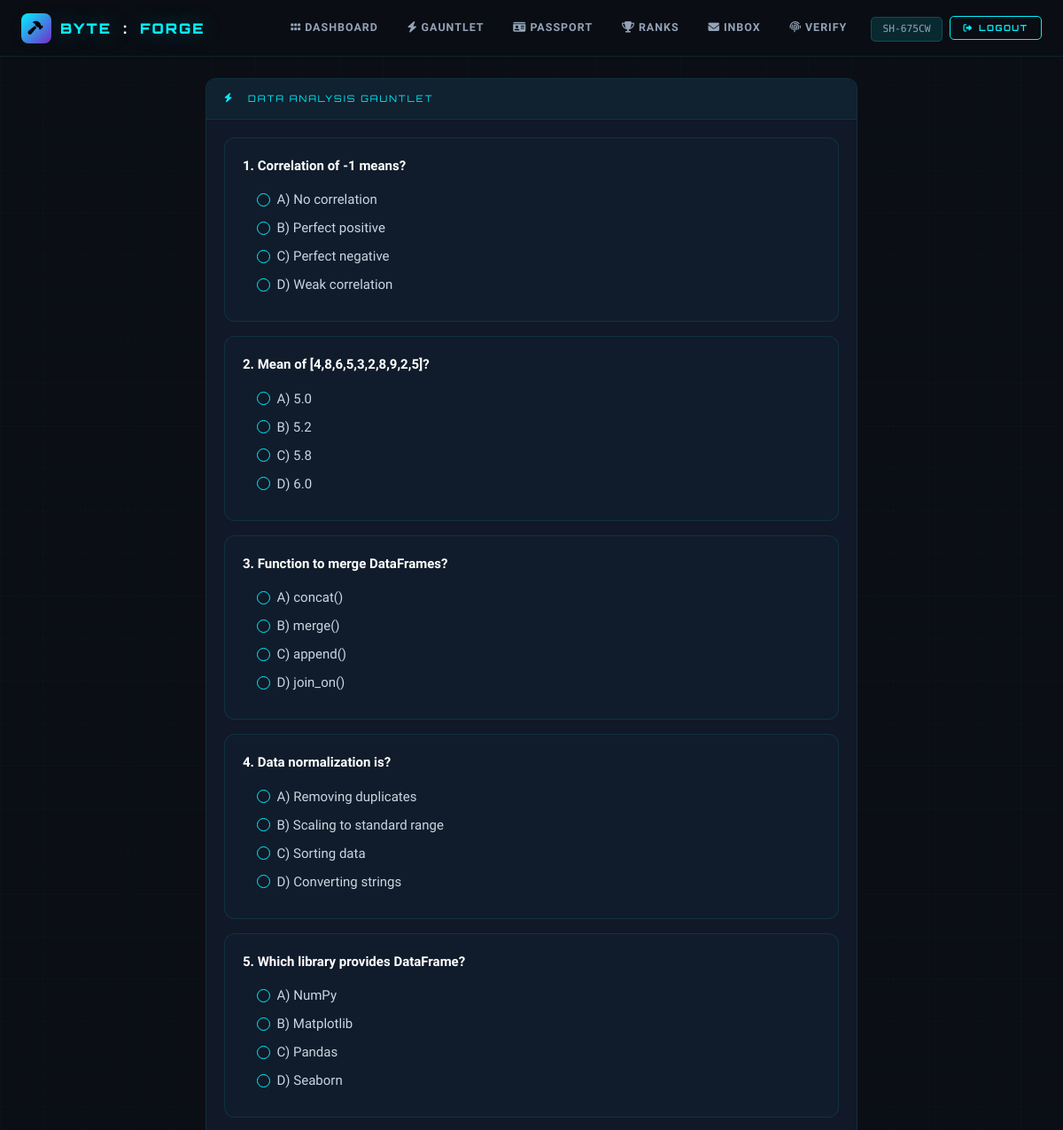
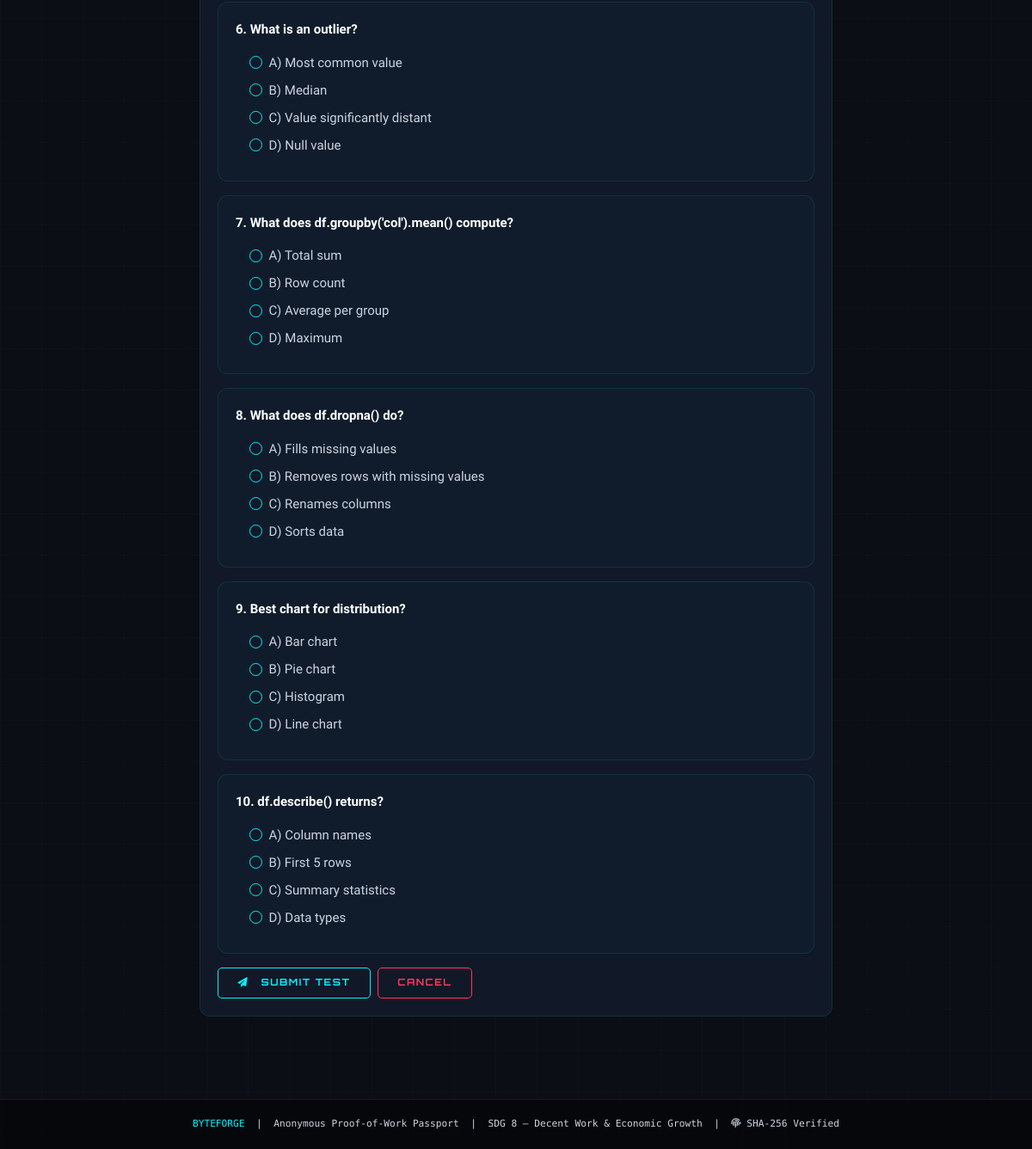
Screenshot of /worker/test/2 (signed in) with the database file from the repository (2 pictures, top to bottom).
### models.py (models this page shows, shortened)
class User(UserMixin, db.Model):
    __tablename__ = 'users'
    id = db.Column(db.Integer, primary_key=True)
    name = db.Column(db.String(120), nullable=False)
    email = db.Column(db.String(120), unique=True, nullable=False, index=True)
    password_hash = db.Column(db.String(256), nullable=False)
    role = db.Column(db.String(20), nullable=False, default='worker', index=True)
    anonymous_id = db.Column(db.String(20), unique=True, nullable=True, index=True)
    shadow_score = db.Column(db.Float, default=0.0)
    trust_score = db.Column(db.Float, default=0.0)
    bio = db.Column(db.Text, nullable=True)
    location = db.Column(db.String(120), nullable=True)
    created_at = db.Column(db.DateTime, default=datetime.utcnow, index=True)
    verified_skills = db.relationship('VerifiedSkill', backref='worker', lazy=True, cascade='all, delete-orphan')
    shortlisted_by = db.relationship('Shortlist', foreign_keys='Shortlist.worker_id', backref='worker', lazy=True, cascade='all, delete-orphan')
    shortlisted = db.relationship('Shortlist', foreign_keys='Shortlist.employer_id', backref='employer', lazy=True, cascade='all, delete-orphan')
    sent_messages = db.relationship('Message', foreign_keys='Message.sender_id', backref='sender', lazy=True)
    received_messages = db.relationship('Message', foreign_keys='Message.receiver_id', backref='receiver', lazy=True)

class Skill(db.Model):
    __tablename__ = 'skills'
    id = db.Column(db.Integer, primary_key=True)
    name = db.Column(db.String(120), nullable=False, unique=True)
    category = db.Column(db.String(80), nullable=False, index=True)
    icon = db.Column(db.String(40), nullable=True, default='fa-code')
    questions = db.relationship('Question', backref='skill', lazy=True, cascade='all, delete-orphan')
    verified_skills = db.relationship('VerifiedSkill', backref='skill', lazy=True)

class Question(db.Model):
    __tablename__ = 'questions'
    id = db.Column(db.Integer, primary_key=True)
    skill_id = db.Column(db.Integer, db.ForeignKey('skills.id'), nullable=False, index=True)
    question_text = db.Column(db.Text, nullable=False)
    option_a = db.Column(db.String(400), nullable=False)
    option_b = db.Column(db.String(400), nullable=False)
    option_c = db.Column(db.String(400), nullable=False)
    option_d = db.Column(db.String(400), nullable=False)
    correct_answer = db.Column(db.String(1), nullable=False)

### routes/worker.py (the view)
@worker_bp.route('/test/<int:skill_id>')
@login_required
@worker_required
def gauntlet_test(skill_id):
    skill = Skill.query.get_or_404(skill_id)
    if VerifiedSkill.query.filter_by(user_id=current_user.id, skill_id=skill_id).first():
        flash('You already have a verified certificate for this skill.', 'warning')
        return redirect(url_for('worker.skill_selection'))
    all_qs = Question.query.filter_by(skill_id=skill_id).all()
    if not all_qs:
        flash('No questions available for this skill yet.', 'warning')
        return redirect(url_for('worker.skill_selection'))
    selected = random.sample(all_qs, min(10, len(all_qs)))
    session[f'test_qs_{skill_id}'] = [q.id for q in selected]
    session[f'test_start_{skill_id}'] = datetime.utcnow().isoformat()
    return render_template('gauntlet_test.html', skill=skill, questions=selected)

### routes/worker.py (called while the page is built)
def worker_required(f):
    @wraps(f)
    def decorated(*args, **kwargs):
        if not current_user.is_authenticated or current_user.role != 'worker':
            flash('Worker access required.', 'danger')
            return redirect(url_for('auth.worker_login'))
        return f(*args, **kwargs)
    return decorated

### templates/gauntlet_test.html (shortened to what this page needs)
{% extends "base.html" %}
{% block content %}
<div class="row">
    <div class="col-lg-8 mx-auto">
        <div class="card">
            <div class="card-header">
                <i class="fas fa-bolt me-2"></i>{{ skill.name }} GAUNTLET
            </div>
            <div class="card-body">
                <form method="POST" action="/worker/test/{{ skill.id }}/submit" id="testForm">
                    {% for q in questions %}
                    <div class="card mb-3" style="background: rgba(0,242,255,.02);">
                        <div class="card-body">
                            <p class="mb-3"><strong style="color: #ffffff;">{{ loop.index }}. {{ q.question_text }}</strong></p>
                            <div class="ms-3">
                                <div class="form-check mb-2">
                                    <input class="form-check-input" type="radio" name="q_{{ q.id }}" value="A" id="q{{ q.id }}a" style="background-color: var(--bg3); border-color: var(--cyan);">
                                    <label class="form-check-label" for="q{{ q.id }}a" style="color: #cbd5e1;">A) {{ q.option_a }}</label>
                                </div>
                                <div class="form-check mb-2">
                                    <input class="form-check-input" type="radio" name="q_{{ q.id }}" value="B" id="q{{ q.id }}b" style="background-color: var(--bg3); border-color: var(--cyan);">
                                    <label class="form-check-label" for="q{{ q.id }}b" style="color: #cbd5e1;">B) {{ q.option_b }}</label>
                                </div>
                                <div class="form-check mb-2">
                                    <input class="form-check-input" type="radio" name="q_{{ q.id }}" value="C" id="q{{ q.id }}c" style="background-color: var(--bg3); border-color: var(--cyan);">
                                    <label class="form-check-label" for="q{{ q.id }}c" style="color: #cbd5e1;">C) {{ q.option_c }}</label>
                                </div>
                                <div class="form-check mb-2">
                                    <input class="form-check-input" type="radio" name="q_{{ q.id }}" value="D" id="q{{ q.id }}d" style="background-color: var(--bg3); border-color: var(--cyan);">
                                    <label class="form-check-label" for="q{{ q.id }}d" style="color: #cbd5e1;">D) {{ q.option_d }}</label>
                                </div>
                            </div>
                        </div>
                    </div>
                    {% endfor %}
                    <div class="d-flex gap-2">
                        <button type="submit" class="btn-c">
                            <i class="fas fa-paper-plane me-2"></i>Submit Test
                        </button>
                        <a href="/worker/skills" class="btn-cd">Cancel</a>
                    </div>
                </form>
            </div>
        </div>
    </div>
</div>
{% endblock %}

### templates/base.html (shortened to what this page needs)
<!DOCTYPE html>
<html lang="en">
<head>
  <link href="https://cdn.jsdelivr.net/npm/bootstrap@5.3.3/dist/css/bootstrap.min.css" rel="stylesheet"/>
  <link href="https://cdnjs.cloudflare.com/ajax/libs/font-awesome/6.5.0/css/all.min.css" rel="stylesheet"/>
</head>
<body>
<nav class="navbar navbar-expand-lg">
  <div class="container-fluid px-3 px-lg-4">
    <a class="navbar-brand" href="/">
      <div class="brand-shield"><i class="fas fa-hammer"></i></div>
      BYTE<span style="color:#fff;margin:0 3px">:</span>FORGE
    </a>
    <div class="collapse navbar-collapse" id="navMain">
      <ul class="navbar-nav ms-auto align-items-center gap-1 py-2 py-lg-0">
        {% if current_user.is_authenticated %}
          {% if current_user.role == 'worker' %}
            <li class="nav-item"><a class="nav-link" href="/worker/dashboard"><i class="fas fa-grip-horizontal me-1"></i>Dashboard</a></li>
            <li class="nav-item"><a class="nav-link" href="/worker/skills"><i class="fas fa-bolt me-1"></i>Gauntlet</a></li>
            <li class="nav-item"><a class="nav-link" href="/worker/passport"><i class="fas fa-id-card me-1"></i>Passport</a></li>
            <li class="nav-item"><a class="nav-link" href="/worker/leaderboard"><i class="fas fa-trophy me-1"></i>Ranks</a></li>
            <li class="nav-item"><a class="nav-link" href="/worker/inbox"><i class="fas fa-envelope me-1"></i>Inbox</a></li>
          {% endif %}
          <li class="nav-item"><a class="nav-link" href="/verify"><i class="fas fa-fingerprint me-1"></i>Verify</a></li>
          <li class="nav-item ms-2">
            <span style="font-family:var(--M);font-size:.7rem;color:var(--muted);padding:.4rem .8rem;background:var(--cyan-dim);border:1px solid var(--border2);border-radius:5px;">
              {{ current_user.anonymous_id or current_user.name[:12] }}
            </span>
          </li>
          <li class="nav-item ms-1">
            <a class="btn-c" href="/logout" style="padding:.35rem .9rem; font-size:.6rem;"><i class="fas fa-sign-out-alt"></i> Logout</a>
          </li>
        {% endif %}
      </ul>
    </div>
  </div>
</nav>
<main class="container py-4">
{% block content %}{% endblock %}
</main>
<footer>
  <div class="container">
    <span class="text-c">BYTEFORGE</span> &nbsp;|&nbsp;
    Anonymous Proof-of-Work Passport &nbsp;|&nbsp;
    SDG 8 — Decent Work &amp; Economic Growth &nbsp;|&nbsp;
    <i class="fas fa-fingerprint"></i> SHA-256 Verified
  </div>
</footer>
</body>
</html>

### templates/base.html (style rules this page uses)
:root { --bg: #0b0e14; --bg2: #0f1520; --bg3: #111827; --bg4: #151f30; --cyan: #00f2ff; --cyan-dim: rgba(0,242,255,.12); --cyan-glow: 0 0 24px rgba(0,242,255,.35); --pink: #ff006e; --pink-dim: rgba(255,0,110,.12); --pink-glow: 0 0 24px rgba(255,0,110,.35); --purple: #7928ca; --green: #00ff9d; --yellow: #ffd60a; --red: #ff3860; --text: #e2e8f0; --muted: #94a3b8; --border: rgba(0,242,255,.10); --border2: rgba(0,242,255,.20); --F: 'Orbitron', monospace; --M: 'Share Tech Mono', monospace; --B: 'Rajdhani', sans-serif; }
* { box-sizing: border-box; margin: 0; padding: 0; }
html { scroll-behavior: smooth; }
body { background: var(--bg); color: var(--text); font-family: var(--B); font-size: 15px; min-height: 100vh; overflow-x: hidden; }
body::before { content: ''; position: fixed; inset: 0; z-index: 0; pointer-events: none; background-image: linear-gradient(rgba(0,242,255,.025) 1px, transparent 1px), linear-gradient(90deg, rgba(0,242,255,.025) 1px, transparent 1px); background-size: 48px 48px; }
main { position: relative; z-index: 1; }
.navbar { background: rgba(11,14,20,.97) !important; border-bottom: 1px solid var(--border); backdrop-filter: blur(20px); padding: .6rem 0; position: sticky; top: 0; z-index: 1000; }
.navbar-brand { font-family: var(--F); font-weight: 900; font-size: 1rem; color: var(--cyan) !important; letter-spacing: 2px; text-shadow: var(--cyan-glow); display: flex; align-items: center; gap: 10px; }
.brand-shield { width: 34px; height: 34px; border-radius: 8px; background: linear-gradient(135deg, var(--cyan), var(--purple)); display: flex; align-items: center; justify-content: center; color: #000; font-size: .95rem; }
.nav-link { font-family: var(--B); font-weight: 600; font-size: .78rem; letter-spacing: 1px; text-transform: uppercase; color: var(--muted) !important; padding: .45rem .9rem !important; border-radius: 5px; transition: color .2s, background .2s; }
.card { background: var(--bg3); border: 1px solid var(--border); border-radius: 12px; transition: border-color .3s, box-shadow .3s; margin-bottom: 1.5rem; }
.card-header { background: rgba(0,242,255,.04); border-bottom: 1px solid var(--border); padding: .9rem 1.25rem; border-radius: 12px 12px 0 0 !important; font-family: var(--F); font-size: .65rem; letter-spacing: 2px; color: var(--cyan); display: flex; align-items: center; gap: .5rem; text-transform: uppercase; }
.card-body { padding: 1.25rem; }
.btn-c, .btn-cp, .btn-cd, .btn-cs { display: inline-flex; align-items: center; gap: .4rem; font-family: var(--F); font-size: .7rem; font-weight: 700; letter-spacing: 1.5px; text-transform: uppercase; padding: .55rem 1.4rem; border-radius: 5px; border: 1px solid; cursor: pointer; text-decoration: none; transition: all .25s; white-space: nowrap; background: transparent; }
.btn-c { border-color: var(--cyan); color: var(--cyan); }
.btn-cd { border-color: var(--red); color: var(--red); }
.text-c { color: var(--cyan) !important; }
p, li, span, div { color: #cbd5e1; }
strong, b, h1, h2, h3, h4, h5, h6 { color: #ffffff !important; }
footer { position: relative; z-index: 1; background: rgba(0,0,0,.5); border-top: 1px solid var(--border); padding: 1.25rem 0; text-align: center; font-family: var(--M); font-size: .7rem; color: var(--muted); margin-top: 3rem; }

### rows the page displays
User: anonymous "SH-675CW"
Skill: name "DATA ANALYSIS"
Question: question_text "Correlation of -1 means?", option_a "No correlation", option_b "Perfect positive", option_c "Perfect negative", option_d "Weak correlation"
Question: question_text "Mean of [4,8,6,5,3,2,8,9,2,5]?", option_a "5.0", option_b "5.2", option_c "5.8", option_d "6.0"
Question: question_text "Function to merge DataFrames?", option_a "concat()", option_b "merge()", option_c "append()", option_d "join_on()"
Question: question_text "Data normalization is?", option_a "Removing duplicates", option_b "Scaling to standard range", option_c "Sorting data", option_d "Converting strings"
Question: question_text "Which library provides DataFrame?", option_a "NumPy", option_b "Matplotlib", option_c "Pandas", option_d "Seaborn"
Question: question_text "What is an outlier?", option_a "Most common value", option_b "Median", option_c "Value significantly distant", option_d "Null value"
Question: question_text "What does df.groupby('col').mean() compute?", option_a "Total sum", option_b "Row count", option_c "Average per group", option_d "Maximum"
Question: question_text "What does df.dropna() do?", option_a "Fills missing values", option_b "Removes rows with missing values", option_c "Renames columns", option_d "Sorts data"
Question: question_text "Best chart for distribution?", option_a "Bar chart", option_b "Pie chart", option_c "Histogram", option_d "Line chart"
Question: question_text "df.describe() returns?", option_a "Column names", option_b "First 5 rows", option_c "Summary statistics", option_d "Data types"
